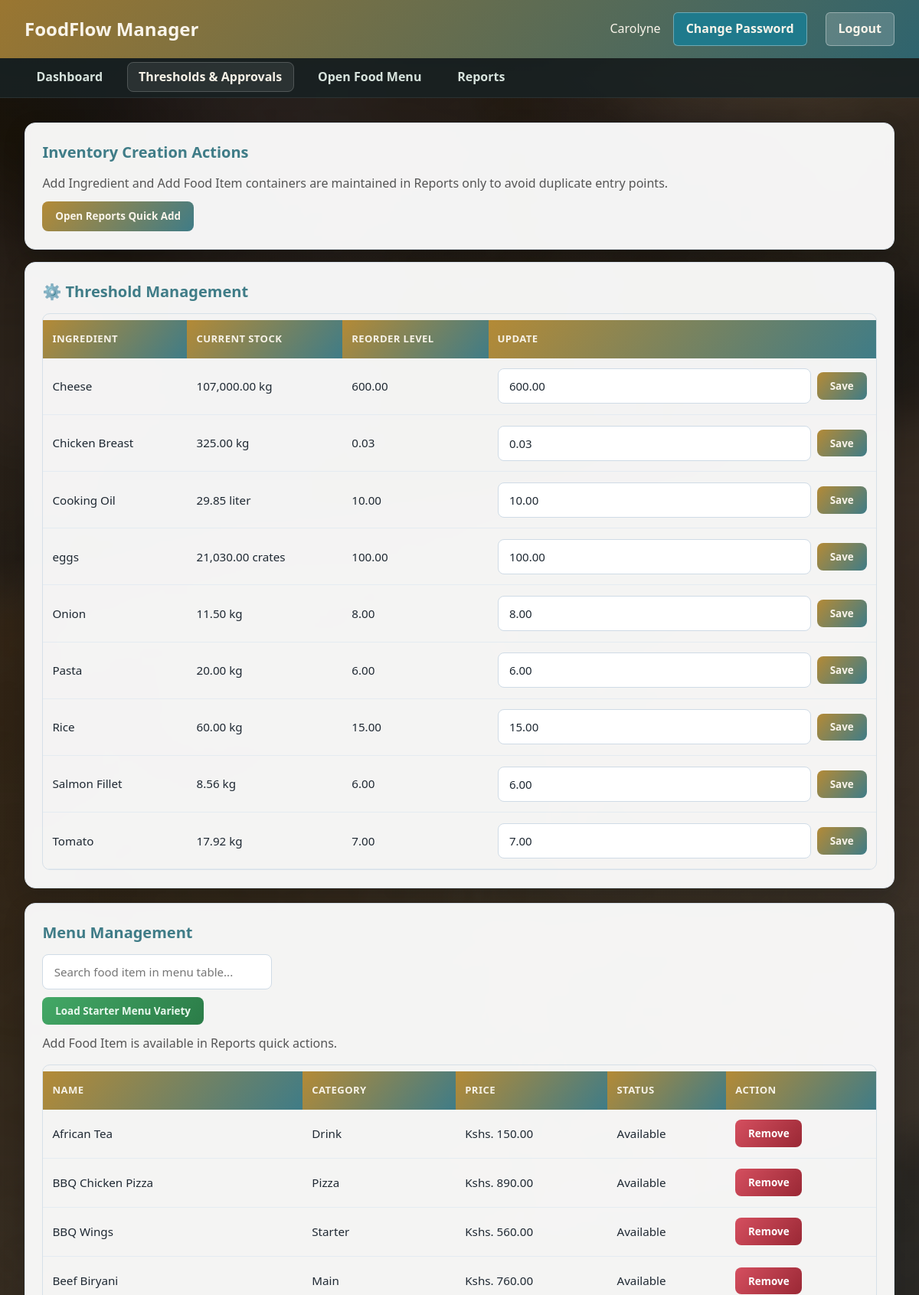
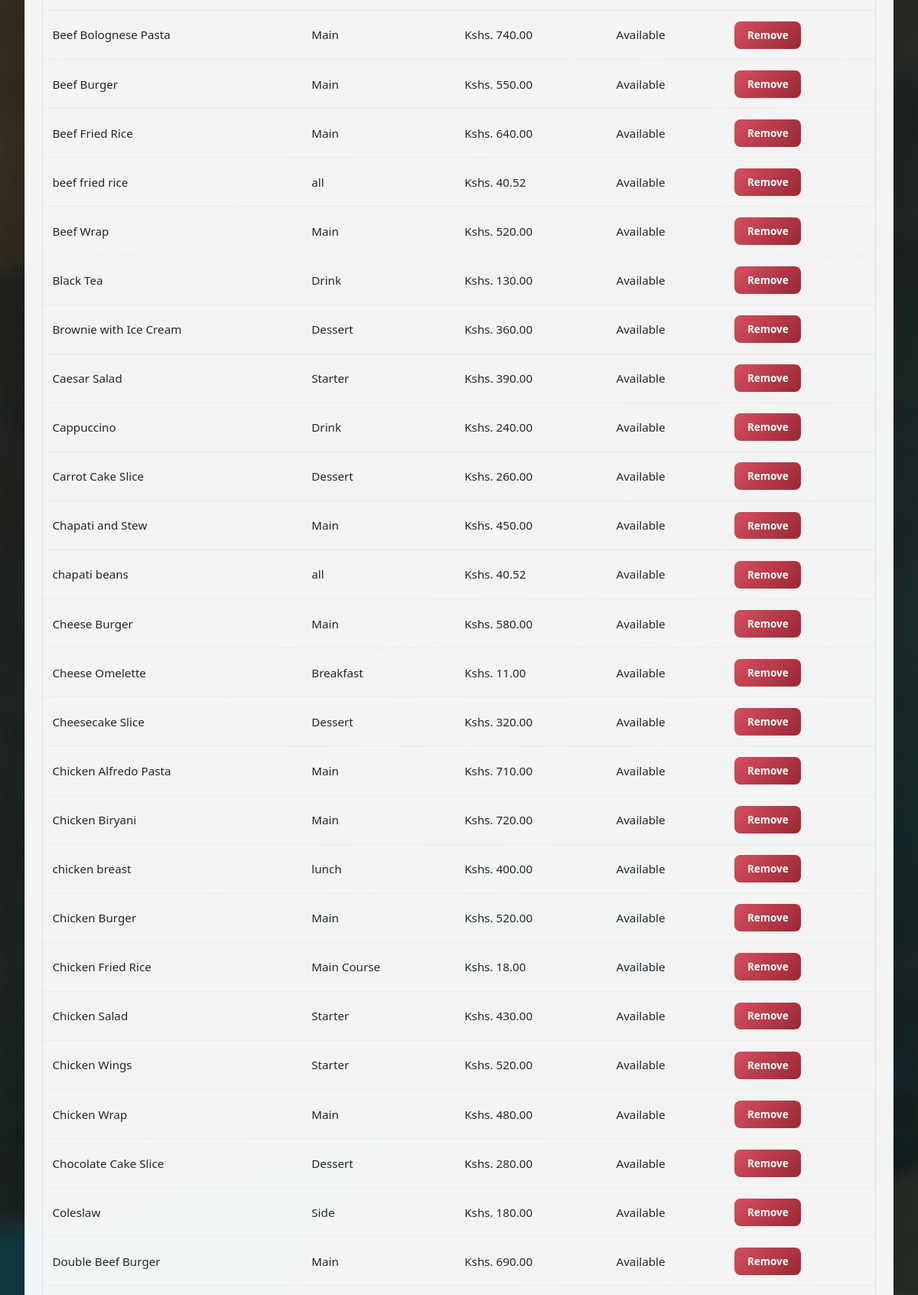
Screenshot of /roles/manager_controls.php (signed in, upper part) with the database file from the repository (2 pictures, top to bottom).
### tables this page shows
CREATE TABLE `ingredients` (
  `id` int NOT NULL AUTO_INCREMENT,
  `name` varchar(120) NOT NULL,
  `category` varchar(80) DEFAULT NULL,
  `unit` varchar(20) NOT NULL,
  `current_stock` decimal(10,2) NOT NULL DEFAULT '0.00',
  `reorder_level` decimal(10,2) NOT NULL DEFAULT '0.00',
  `unit_cost` decimal(10,2) NOT NULL DEFAULT '0.00',
  `is_active` tinyint(1) DEFAULT '1',
  `created_at` timestamp NULL DEFAULT CURRENT_TIMESTAMP,
  `updated_at` timestamp NULL DEFAULT CURRENT_TIMESTAMP ON UPDATE CURRENT_TIMESTAMP,
  PRIMARY KEY (`id`)
);

CREATE TABLE `menu_items` (
  `id` int NOT NULL AUTO_INCREMENT,
  `name` varchar(120) NOT NULL,
  `category` varchar(80) DEFAULT NULL,
  `selling_price` decimal(10,2) NOT NULL,
  `is_available` tinyint(1) DEFAULT '1',
  `created_at` timestamp NULL DEFAULT CURRENT_TIMESTAMP,
  PRIMARY KEY (`id`)
);

### roles/manager_controls.php (the view, shortened to what this page needs)
<?php
$conn = new mysqli('localhost', 'root', '1234', 'food_inventory');
$conn->query("CREATE TABLE IF NOT EXISTS predictive_reports (
    id INT AUTO_INCREMENT PRIMARY KEY,
    report_month DATE NOT NULL UNIQUE,
    report_label VARCHAR(40) NOT NULL,
    report_body TEXT NOT NULL,
    generation_mode ENUM('auto', 'manual') NOT NULL DEFAULT 'manual',
    generated_at TIMESTAMP DEFAULT CURRENT_TIMESTAMP ON UPDATE CURRENT_TIMESTAMP
)");
$conn->query("CREATE TABLE IF NOT EXISTS chef_stock_notes (
    id INT AUTO_INCREMENT PRIMARY KEY,
    ingredient_id INT NOT NULL,
    chef_id INT NOT NULL,
    observed_stock DECIMAL(10,2) NOT NULL,
    reorder_level_snapshot DECIMAL(10,2) NOT NULL DEFAULT 0,
    suggested_restock_amount DECIMAL(10,2) NULL,
    expected_expiry_date DATE NULL,
    shelf_life_days INT NULL,
    urgency ENUM('normal', 'watch', 'urgent') NOT NULL DEFAULT 'watch',
    comment VARCHAR(300) NOT NULL,
    is_acknowledged TINYINT(1) NOT NULL DEFAULT 0,
    acknowledged_by INT NULL,
    acknowledged_at TIMESTAMP NULL,
    created_at TIMESTAMP DEFAULT CURRENT_TIMESTAMP,
    INDEX idx_chef_stock_notes_created (created_at),
    INDEX idx_chef_stock_notes_ack (is_acknowledged),
    FOREIGN KEY (ingredient_id) REFERENCES ingredients(id) ON DELETE CASCADE,
    FOREIGN KEY (chef_id) REFERENCES users(id) ON DELETE RESTRICT,
    FOREIGN KEY (acknowledged_by) REFERENCES users(id) ON DELETE SET NULL
)");
$ingredients = $conn->query('SELECT id, name, category, unit, current_stock, reorder_level, unit_cost FROM ingredients ORDER BY name');
$menu_items = $conn->query('SELECT id, name, category, selling_price, is_available, created_at FROM menu_items ORDER BY name');
?>
<!DOCTYPE html>
<html lang="en">
<head>
    <link rel="stylesheet" href="roles_styles.css">
</head>
<body class="dashboard-photo dashboard-manager">
<nav class="navbar">
    <div class="navbar-brand">FoodFlow Manager</div>
    <div class="navbar-user"><span><?php echo htmlspecialchars($_SESSION['user_name']); ?></span><a href="../auth/change_password.php" class="logout-btn" style="margin-right:8px;background:#1f7a8c;">Change Password</a><a href="../auth/logout.php" class="logout-btn">Logout</a></div>
</nav>
<nav class="admin-nav">
    <ul class="admin-nav-links">
        <li><a href="manager_dashboard.php">Dashboard</a></li>
        <li><a href="manager_controls.php" class="active">Thresholds & Approvals</a></li>
        <li><a href="open_menu.php">Open Food Menu</a></li>
        <li><a href="manager_reports.php">Reports</a></li>
    </ul>
</nav>
<div class="container">
    <div class="card" style="margin-bottom:16px;">
        <h3>Inventory Creation Actions</h3>
        <p style="margin-bottom:10px;color:#555;">Add Ingredient and Add Food Item containers are maintained in Reports only to avoid duplicate entry points.</p>
        <a href="manager_reports.php" class="btn btn-primary">Open Reports Quick Add</a>
    </div>
    <div class="card">
        <h3>⚙️ Threshold Management</h3>
        <div class="table-responsive">
            <table class="data-table">
                <thead><tr><th>Ingredient</th><th>Current Stock</th><th>Reorder Level</th><th>Update</th></tr></thead>
                <tbody>
                <?php while($i = $ingredients->fetch_assoc()): ?>
                    <tr>
                        <td><?php echo htmlspecialchars($i['name']); ?></td>
                        <td><?php echo number_format((float)$i['current_stock'], 2) . ' ' . htmlspecialchars($i['unit']); ?></td>
                        <td><?php echo number_format((float)$i['reorder_level'], 2); ?></td>
                        <td>
                            <form method="POST" style="display:flex;gap:8px;align-items:center;">
                                <input type="number" step="0.01" min="0" name="reorder_level" value="<?php echo number_format((float)$i['reorder_level'], 2, '.', ''); ?>" required>
                                <button type="submit" name="update_threshold" class="btn btn-primary">Save</button>
                            </form>
                        </td>
                    </tr>
                <?php endwhile; ?>
                </tbody>
            </table>
        </div>
    </div>
    <div class="card" style="margin-top:16px;">
        <h3 id="menu-management"> Menu Management</h3>
        <div class="search-box" style="margin-bottom:10px;">
            <input id="menu-table-search" type="text" placeholder="Search food item in menu table...">
        </div>
        <form method="POST" style="margin-bottom:12px;">
            <button type="submit" name="load_starter_menu" class="btn btn-success">Load Starter Menu Variety</button>
        </form>
        <p style="margin-bottom:12px;color:#555;">Add Food Item is available in Reports quick actions.</p>
        <div class="table-responsive" style="margin-top:14px;">
            <table class="data-table">
                <thead><tr><th>Name</th><th>Category</th><th>Price</th><th>Status</th><th>Action</th></tr></thead>
                <tbody>
                <?php while($m = $menu_items->fetch_assoc()): ?>
                    <tr class="menu-row">
                        <td><?php echo htmlspecialchars($m['name']); ?></td>
                        <td><?php echo htmlspecialchars((string)$m['category']); ?></td>
                        <td>Kshs. <?php echo number_format((float)$m['selling_price'], 2); ?></td>
                        <td><?php echo ((int)$m['is_available'] === 1) ? 'Available' : 'Unavailable'; ?></td>
                        <td>
                            <form method="POST" onsubmit="return confirm('Remove this menu item?');">
                                <button type="submit" name="delete_menu_item" class="btn btn-danger">Remove</button>
                            </form>
                        </td>
                    </tr>
                <?php endwhile; ?>
                </tbody>
            </table>
        </div>
    </div>
</div>
</body>
</html>

### rows the page displays
ingredients: name "Cheese", current_stock "107,000.00", unit "kg", reorder_level "600.00"
ingredients: name "Chicken Breast", current_stock "325.00", unit "kg", reorder_level "0.03"
ingredients: name "Cooking Oil", current_stock "29.85", unit "liter", reorder_level "10.00"
ingredients: name "eggs", current_stock "21,030.00", unit "crates", reorder_level "100.00"
ingredients: name "Onion", current_stock "11.50", unit "kg", reorder_level "8.00"
ingredients: name "Pasta", current_stock "20.00", unit "kg", reorder_level "6.00"
ingredients: name "Rice", current_stock "60.00", unit "kg", reorder_level "15.00"
ingredients: name "Salmon Fillet", current_stock "8.56", unit "kg", reorder_level "6.00"
ingredients: name "Tomato", current_stock "17.92", unit "kg", reorder_level "7.00"
menu_items: name "African Tea", category "Drink", selling_price "150.00", is_available "Available"
menu_items: name "BBQ Chicken Pizza", category "Pizza", selling_price "890.00", is_available "Available"
menu_items: name "BBQ Wings", category "Starter", selling_price "560.00", is_available "Available"
menu_items: name "Beef Biryani", category "Main", selling_price "760.00", is_available "Available"
menu_items: name "Beef Bolognese Pasta", category "Main", selling_price "740.00", is_available "Available"
menu_items: name "Beef Burger", category "Main", selling_price "550.00", is_available "Available"
menu_items: name "Beef Fried Rice", category "Main", selling_price "640.00", is_available "Available"
menu_items: name "beef fried rice", category "all", selling_price "40.52", is_available "Available"
menu_items: name "Beef Wrap", category "Main", selling_price "520.00", is_available "Available"
menu_items: name "Black Tea", category "Drink", selling_price "130.00", is_available "Available"
menu_items: name "Brownie with Ice Cream", category "Dessert", selling_price "360.00", is_available "Available"
menu_items: name "Caesar Salad", category "Starter", selling_price "390.00", is_available "Available"
menu_items: name "Cappuccino", category "Drink", selling_price "240.00", is_available "Available"
menu_items: name "Carrot Cake Slice", category "Dessert", selling_price "260.00", is_available "Available"
menu_items: name "Chapati and Stew", category "Main", selling_price "450.00", is_available "Available"
menu_items: name "chapati beans", category "all", selling_price "40.52", is_available "Available"
menu_items: name "Cheese Burger", category "Main", selling_price "580.00", is_available "Available"
menu_items: name "Cheese Omelette", category "Breakfast", selling_price "11.00", is_available "Available"
menu_items: name "Cheesecake Slice", category "Dessert", selling_price "320.00", is_available "Available"
menu_items: name "Chicken Alfredo Pasta", category "Main", selling_price "710.00", is_available "Available"
menu_items: name "Chicken Biryani", category "Main", selling_price "720.00", is_available "Available"
menu_items: name "chicken breast", category "lunch", selling_price "400.00", is_available "Available"
menu_items: name "Chicken Burger", category "Main", selling_price "520.00", is_available "Available"
menu_items: name "Chicken Fried Rice", category "Main Course", selling_price "18.00", is_available "Available"
menu_items: name "Chicken Salad", category "Starter", selling_price "430.00", is_available "Available"
menu_items: name "Chicken Wings", category "Starter", selling_price "520.00", is_available "Available"
menu_items: name "Chicken Wrap", category "Main", selling_price "480.00", is_available "Available"
menu_items: name "Chocolate Cake Slice", category "Dessert", selling_price "280.00", is_available "Available"
menu_items: name "Coleslaw", category "Side", selling_price "180.00", is_available "Available"
menu_items: name "Double Beef Burger", category "Main", selling_price "690.00", is_available "Available"

### other values shown
$_SESSION['user_name'] "Carolyne"
